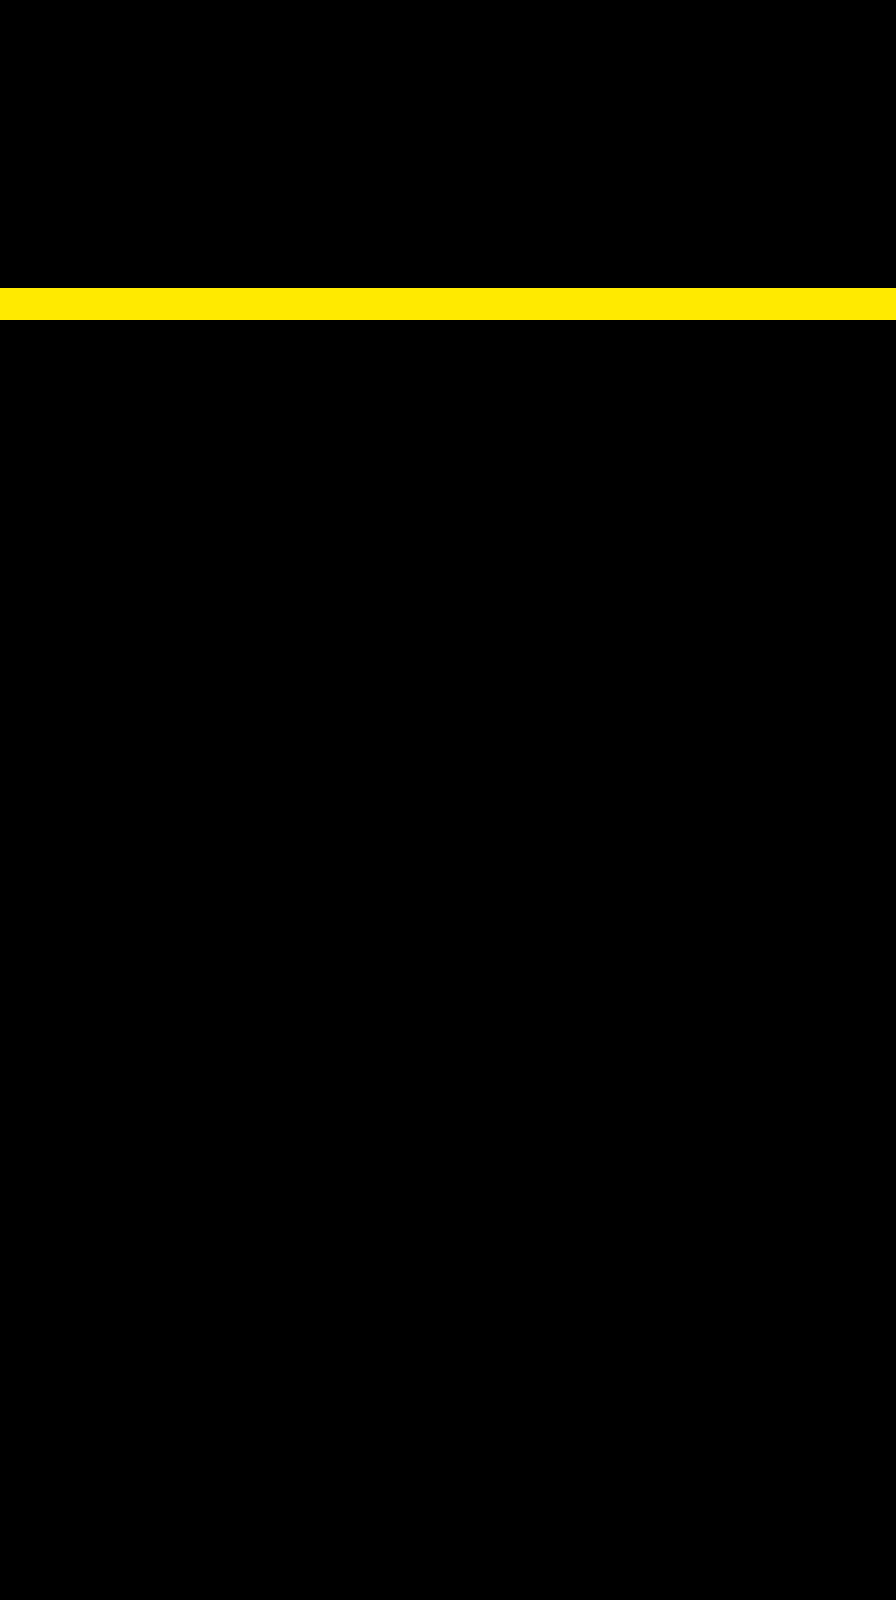

Tiled map render using the project's own tile images. Description and the whole map definition, tile-layer contents included, below:
An orthogonal 28x50 tile map with 32x32 px tiles, 2 tile layers (Kachelebene 1, Kachelebene 2).

<map version="1.4" tiledversion="1.4.3" orientation="orthogonal" renderorder="right-down" width="28" height="50" tilewidth="32" tileheight="32" infinite="0" nextlayerid="3" nextobjectid="1">
 <tileset firstgid="1" source="MainMenu.tsx" />
 <layer id="1" name="Kachelebene 1" width="28" height="50" opacity="0.1">
  <data encoding="csv">
1,1,1,1,1,1,1,1,1,1,1,1,1,1,1,1,1,1,1,1,1,1,1,1,1,1,1,1,
1,1,1,1,1,1,1,1,1,1,1,1,1,1,1,1,1,1,1,1,1,1,1,1,1,1,1,1,
1,1,1,1,1,1,1,1,1,1,1,1,1,1,1,1,1,1,1,1,1,1,1,1,1,1,1,1,
1,1,1,1,1,1,1,1,1,1,1,1,1,1,1,1,1,1,1,1,1,1,1,1,1,1,1,1,
1,1,1,1,1,1,1,1,1,1,1,1,1,1,1,1,1,1,1,1,1,1,1,1,1,1,1,1,
1,1,1,1,1,1,1,1,1,1,1,1,1,1,1,1,1,1,1,1,1,1,1,1,1,1,1,1,
1,1,1,1,1,1,1,1,1,1,1,1,1,1,1,1,1,1,1,1,1,1,1,1,1,1,1,1,
1,1,1,1,1,1,1,1,1,1,1,1,1,1,1,1,1,1,1,1,1,1,1,1,1,1,1,1,
1,1,1,1,1,1,1,1,1,1,1,1,1,1,1,1,1,1,1,1,1,1,1,1,1,1,1,1,
1,1,1,1,1,1,1,1,1,1,1,1,1,1,1,1,1,1,1,1,1,1,1,1,1,1,1,1,
1,1,1,1,1,1,1,1,1,1,1,1,1,1,1,1,1,1,1,1,1,1,1,1,1,1,1,1,
1,1,1,1,1,1,1,1,1,1,1,1,1,1,1,1,1,1,1,1,1,1,1,1,1,1,1,1,
1,1,1,1,1,1,1,1,1,1,1,1,1,1,1,1,1,1,1,1,1,1,1,1,1,1,1,1,
1,1,1,1,1,1,1,1,1,1,1,1,1,1,1,1,1,1,1,1,1,1,1,1,1,1,1,1,
1,1,1,1,1,1,1,1,1,1,1,1,1,1,1,1,1,1,1,1,1,1,1,1,1,1,1,1,
1,1,1,1,1,1,1,1,1,1,1,1,1,1,1,1,1,1,1,1,1,1,1,1,1,1,1,1,
1,1,1,1,1,1,1,1,1,1,1,1,1,1,1,1,1,1,1,1,1,1,1,1,1,1,1,1,
1,1,1,1,1,1,1,1,1,1,1,1,1,1,1,1,1,1,1,1,1,1,1,1,1,1,1,1,
1,1,1,1,1,1,1,1,1,1,1,1,1,1,1,1,1,1,1,1,1,1,1,1,1,1,1,1,
1,1,1,1,1,1,1,1,1,1,1,1,1,1,1,1,1,1,1,1,1,1,1,1,1,1,1,1,
1,1,1,1,1,1,1,1,1,1,1,1,1,1,1,1,1,1,1,1,1,1,1,1,1,1,1,1,
1,1,1,1,1,1,1,1,1,1,1,1,1,1,1,1,1,1,1,1,1,1,1,1,1,1,1,1,
1,1,1,1,1,1,1,1,1,1,1,1,1,1,1,1,1,1,1,1,1,1,1,1,1,1,1,1,
1,1,1,1,1,1,1,1,1,1,1,1,1,1,1,1,1,1,1,1,1,1,1,1,1,1,1,1,
1,1,1,1,1,1,1,1,1,1,1,1,1,1,1,1,1,1,1,1,1,1,1,1,1,1,1,1,
1,1,1,1,1,1,1,1,1,1,1,1,1,1,1,1,1,1,1,1,1,1,1,1,1,1,1,1,
1,1,1,1,1,1,1,1,1,1,1,1,1,1,1,1,1,1,1,1,1,1,1,1,1,1,1,1,
1,1,1,1,1,1,1,1,1,1,1,1,1,1,1,1,1,1,1,1,1,1,1,1,1,1,1,1,
1,1,1,1,1,1,1,1,1,1,1,1,1,1,1,1,1,1,1,1,1,1,1,1,1,1,1,1,
1,1,1,1,1,1,1,1,1,1,1,1,1,1,1,1,1,1,1,1,1,1,1,1,1,1,1,1,
1,1,1,1,1,1,1,1,1,1,1,1,1,1,1,1,1,1,1,1,1,1,1,1,1,1,1,1,
1,1,1,1,1,1,1,1,1,1,1,1,1,1,1,1,1,1,1,1,1,1,1,1,1,1,1,1,
1,1,1,1,1,1,1,1,1,1,1,1,1,1,1,1,1,1,1,1,1,1,1,1,1,1,1,1,
1,1,1,1,1,1,1,1,1,1,1,1,1,1,1,1,1,1,1,1,1,1,1,1,1,1,1,1,
1,1,1,1,1,1,1,1,1,1,1,1,1,1,1,1,1,1,1,1,1,1,1,1,1,1,1,1,
1,1,1,1,1,1,1,1,1,1,1,1,1,1,1,1,1,1,1,1,1,1,1,1,1,1,1,1,
1,1,1,1,1,1,1,1,1,1,1,1,1,1,1,1,1,1,1,1,1,1,1,1,1,1,1,1,
1,1,1,1,1,1,1,1,1,1,1,1,1,1,1,1,1,1,1,1,1,1,1,1,1,1,1,1,
1,1,1,1,1,1,1,1,1,1,1,1,1,1,1,1,1,1,1,1,1,1,1,1,1,1,1,1,
1,1,1,1,1,1,1,1,1,1,1,1,1,1,1,1,1,1,1,1,1,1,1,1,1,1,1,1,
1,1,1,1,1,1,1,1,1,1,1,1,1,1,1,1,1,1,1,1,1,1,1,1,1,1,1,1,
1,1,1,1,1,1,1,1,1,1,1,1,1,1,1,1,1,1,1,1,1,1,1,1,1,1,1,1,
1,1,1,1,1,1,1,1,1,1,1,1,1,1,1,1,1,1,1,1,1,1,1,1,1,1,1,1,
1,1,1,1,1,1,1,1,1,1,1,1,1,1,1,1,1,1,1,1,1,1,1,1,1,1,1,1,
1,1,1,1,1,1,1,1,1,1,1,1,1,1,1,1,1,1,1,1,1,1,1,1,1,1,1,1,
1,1,1,1,1,1,1,1,1,1,1,1,1,1,1,1,1,1,1,1,1,1,1,1,1,1,1,1,
1,1,1,1,1,1,1,1,1,1,1,1,1,1,1,1,1,1,1,1,1,1,1,1,1,1,1,1,
1,1,1,1,1,1,1,1,1,1,1,1,1,1,1,1,1,1,1,1,1,1,1,1,1,1,1,1,
1,1,1,1,1,1,1,1,1,1,1,1,1,1,1,1,1,1,1,1,1,1,1,1,1,1,1,1,
1,1,1,1,1,1,1,1,1,1,1,1,1,1,1,1,1,1,1,1,1,1,1,1,1,1,1,1
</data>
 </layer>
 <layer id="2" name="Kachelebene 2" width="28" height="50">
  <data encoding="csv">
0,0,0,0,0,0,0,0,0,0,0,0,0,0,0,0,0,0,0,0,0,0,0,0,0,0,0,0,
0,0,0,0,0,0,0,0,0,0,0,0,0,0,0,0,0,0,0,0,0,0,0,0,0,0,0,0,
0,0,0,0,0,1,1,1,0,0,0,0,0,0,0,0,0,0,0,0,0,0,0,0,0,0,0,0,
0,0,0,0,0,1,0,1,0,0,0,0,0,0,0,0,0,1,1,0,0,1,0,0,0,0,0,0,
0,0,0,0,0,1,1,1,0,0,1,0,0,0,0,0,1,0,0,0,1,0,1,0,0,0,0,0,
0,0,0,0,0,1,0,0,1,1,1,0,1,0,1,0,1,1,0,0,1,1,1,0,0,0,0,0,
0,0,0,0,0,1,0,0,1,0,1,0,1,0,1,0,0,0,1,0,1,0,0,0,0,0,0,0,
0,0,0,0,0,1,0,0,1,1,1,0,1,1,1,0,1,1,0,0,0,1,1,0,0,0,0,0,
0,0,0,0,0,0,0,0,0,0,0,0,0,0,0,0,0,0,0,0,0,0,0,0,0,0,0,0,
178,178,178,178,178,178,178,178,178,178,178,178,178,178,178,178,178,178,178,178,178,178,178,178,178,178,178,178,
0,0,0,0,0,0,0,0,0,0,0,0,0,0,0,0,0,0,0,0,0,0,0,0,0,0,0,0,
0,0,0,0,0,0,0,0,0,0,0,0,0,0,0,0,0,0,0,0,0,0,0,0,0,0,0,0,
0,0,0,0,0,0,0,0,0,0,0,0,0,0,0,0,0,0,0,0,0,0,0,0,0,0,0,0,
0,0,0,0,0,0,0,0,0,0,0,0,0,0,0,0,0,0,0,0,0,0,0,0,0,0,0,0,
0,0,0,0,0,0,0,0,0,0,0,0,0,0,0,0,0,0,0,0,0,0,0,0,0,0,0,0,
0,0,0,0,0,0,0,0,0,0,0,0,0,0,0,0,0,0,0,0,0,0,0,0,0,0,0,0,
0,0,0,0,0,0,0,0,0,0,0,0,0,0,0,0,0,0,0,0,0,0,0,0,0,0,0,0,
0,0,0,0,0,0,0,0,0,0,0,0,0,0,0,0,0,0,0,0,0,0,0,0,0,0,0,0,
0,0,0,0,0,0,0,0,0,0,0,0,0,0,0,0,0,0,0,0,0,0,0,0,0,0,0,0,
0,0,0,0,0,0,0,0,0,0,0,0,0,0,0,0,0,0,0,0,0,0,0,0,0,0,0,0,
0,0,0,0,0,0,0,0,0,0,0,0,0,0,0,0,0,0,0,0,0,0,0,0,0,0,0,0,
0,0,0,0,0,0,0,0,0,0,0,0,0,0,0,0,0,0,0,0,0,0,0,0,0,0,0,0,
0,0,0,0,0,0,0,0,0,0,0,0,0,0,0,0,0,0,0,0,0,0,0,0,0,0,0,0,
0,0,0,0,0,0,0,0,0,0,0,0,0,0,0,0,0,0,0,0,0,0,0,0,0,0,0,0,
0,0,0,0,0,0,0,0,0,0,0,0,0,0,0,0,0,0,0,0,0,0,0,0,0,0,0,0,
0,0,0,0,0,0,0,0,0,0,0,0,0,0,0,0,0,0,0,0,0,0,0,0,0,0,0,0,
0,0,0,0,0,0,0,0,0,0,0,0,0,0,0,0,0,0,0,0,0,0,0,0,0,0,0,0,
0,0,0,0,0,0,0,0,0,0,0,0,0,0,0,0,0,0,0,0,0,0,0,0,0,0,0,0,
0,0,0,0,0,0,0,0,0,0,0,0,0,0,0,0,0,0,0,0,0,0,0,0,0,0,0,0,
0,0,0,0,0,0,0,0,0,0,0,0,0,0,0,0,0,0,0,0,0,0,0,0,0,0,0,0,
0,0,0,0,0,0,0,0,0,0,0,0,0,0,0,0,0,0,0,0,0,0,0,0,0,0,0,0,
0,0,0,0,0,0,0,0,0,0,0,0,0,0,0,0,0,0,0,0,0,0,0,0,0,0,0,0,
0,0,0,0,0,0,0,0,0,0,0,0,0,0,0,0,0,0,0,0,0,0,0,0,0,0,0,0,
0,0,0,0,0,0,0,0,0,0,0,0,0,0,0,0,0,0,0,0,0,0,0,0,0,0,0,0,
0,0,0,0,0,0,0,0,0,0,0,0,0,0,0,0,0,0,0,0,0,0,0,0,0,0,0,0,
0,0,0,0,0,0,0,0,0,0,0,0,0,0,0,0,0,0,0,0,0,0,0,0,0,0,0,0,
0,0,0,0,0,0,0,0,0,0,0,0,0,0,0,0,0,0,0,0,0,0,0,0,0,0,0,0,
0,0,0,0,0,0,0,0,0,0,0,0,0,0,0,0,0,0,0,0,0,0,0,0,0,0,0,0,
0,0,0,0,0,0,0,0,0,0,0,0,0,0,0,0,0,0,0,0,0,0,0,0,0,0,0,0,
0,0,0,0,0,0,0,0,0,0,0,0,0,0,0,0,0,0,0,0,0,0,0,0,0,0,0,0,
0,0,0,0,0,0,0,0,0,0,0,0,0,0,0,0,0,0,0,0,0,0,0,0,0,0,0,0,
0,0,0,0,0,0,0,0,0,0,0,0,0,0,0,0,0,0,0,0,0,0,0,0,0,0,0,0,
0,0,0,0,0,0,0,0,0,0,0,0,0,0,0,0,0,0,0,0,0,0,0,0,0,0,0,0,
0,0,0,0,0,0,0,0,0,0,0,0,0,0,0,0,0,0,0,0,0,0,0,0,0,0,0,0,
0,0,0,0,0,0,0,0,0,0,0,0,0,0,0,0,0,0,0,0,0,0,0,0,0,0,0,0,
0,0,0,0,0,0,0,0,0,0,0,0,0,0,0,0,0,0,0,0,0,0,0,0,0,0,0,0,
0,0,0,0,0,0,0,0,0,0,0,0,0,0,0,0,0,0,0,0,0,0,0,0,0,0,0,0,
0,0,0,0,0,0,0,0,0,0,0,0,0,0,0,0,0,0,0,0,0,0,0,0,0,0,0,0,
0,0,0,0,0,0,0,0,0,0,0,0,0,0,0,0,0,0,0,0,0,0,0,0,0,0,0,0,
0,0,0,0,0,0,0,0,0,0,0,0,0,0,0,0,0,0,0,0,0,0,0,0,0,0,0,0
</data>
 </layer>
</map>
